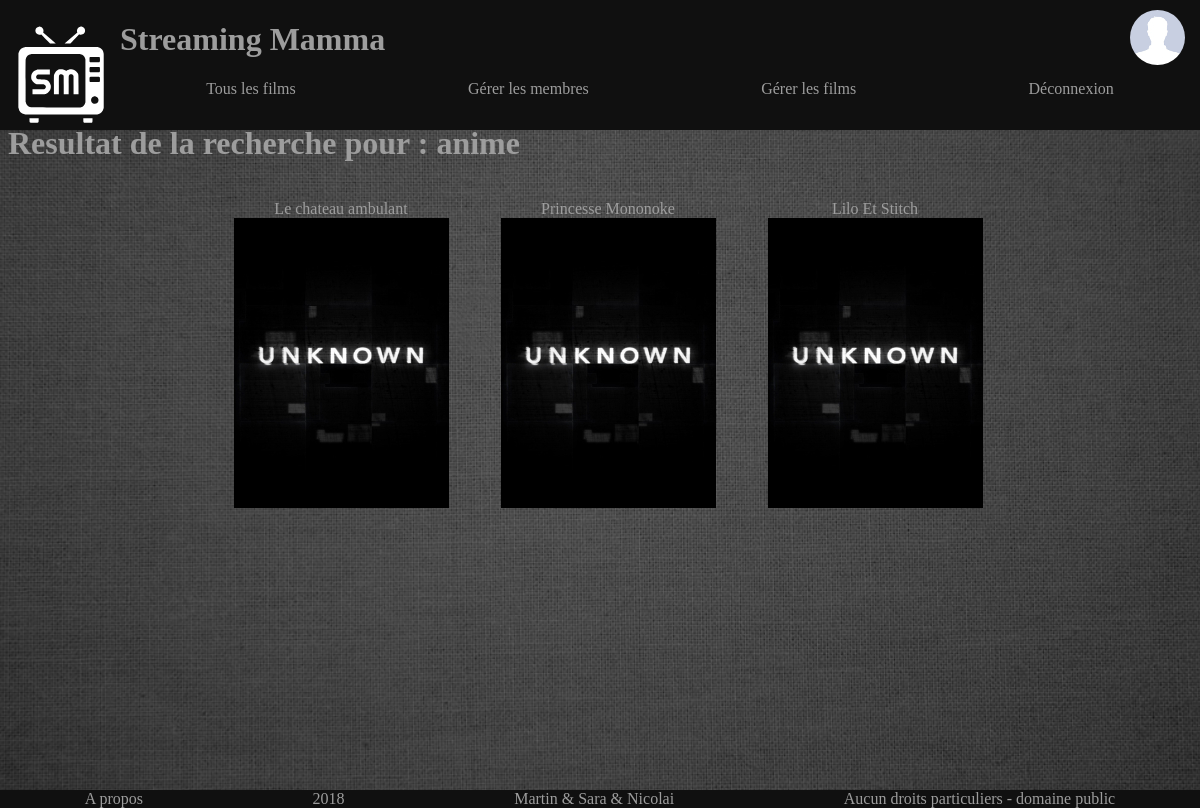
/pages/filmRecherche.php?tag=anime (signed in), run on an earlier commit of the app's database.
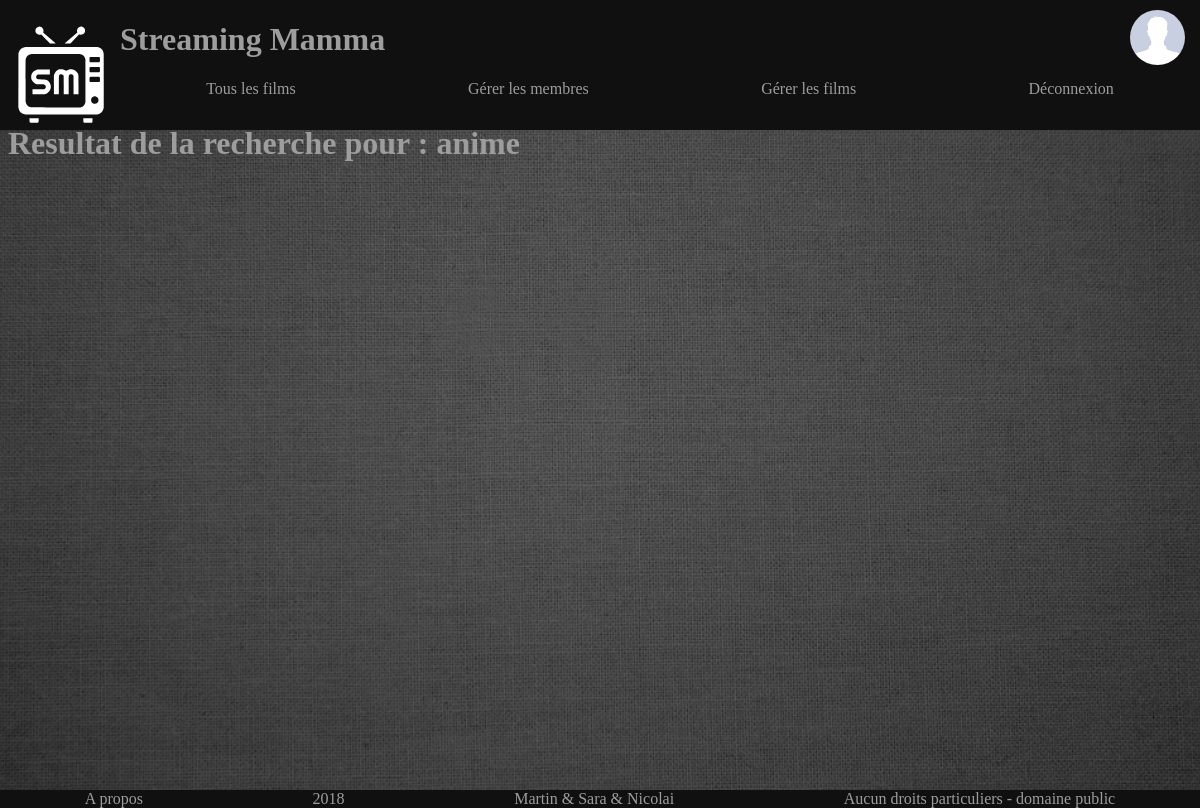
And on a later commit of the database.
### tables this page shows
CREATE TABLE `films` (
  `idfilm` int(6) NOT NULL,
  `chemin` varchar(125) NOT NULL,
  `affiche` varchar(75) DEFAULT NULL,
  `titre` varchar(75) NOT NULL,
  `realisateur` varchar(30) DEFAULT NULL,
  `anneesortie` varchar(4) DEFAULT NULL
);

### pages/filmRecherche.php (the view, shortened to what this page needs)
<?php
include("db_connect.php");
?>
<!doctype html>
<html>
	<head>
		<link rel="stylesheet" href="style/largeScreen/style.css" />
		<link rel="stylesheet" href="style/mobile/style.css" />
	</head>
	<body>
		<?php include('header.php'); ?>
		<main>
		<table id="tableauFilmsRecherche">
			<?php
			$tagCherche = "";
			$i=0;
			$GETTAG = $_GET['tag'];
			if($tagCherche == ""){
				$tagCherche = $GETTAG;
			}
			echo " <h1>Resultat de la recherche pour : ".$tagCherche."</h1>";
			$rqt = "SELECT films.idfilm,titre,anneesortie,realisateur,affiche
					FROM films JOIN occurenceTags on films.idfilm=occurenceTags.idFilm
					JOIN tags USING(idTag)
					WHERE nomTag=?";
			$requete = mysqli_prepare($link, $rqt) or die(mysqli_error($link));
			$requete->bind_param("s",$tagCherche);
			$requete->execute();
			$requete->bind_result($idFilm, $titre, $annesortie, $realisateur, $affiche);
				while ($requete->fetch()) {
						if($i%3 == 0)
							echo "<tr>";
						?>
						<td>
							<a href=<?php echo "lire_film.php?idfilm=".$idFilm; ?>>
								<?php echo $titre; ?><br />
								<?php if(is_file($affiche)){ ?>
									<img src="<?php echo $affiche; ?>">
								<?php
								}else{
									echo "<img src=\"../images/unknown_poster.jpg\">";
								}
								?>
							</a><br />
							<?php  ?><br />
							<?php  ?><br />
						</td>
						<?php
						if($i%3==2)
							echo "</tr>";
						$i++;
				}
				?>
		</table>
		</main>
	</body>
</html>

What changed in the data, as far as the page shows it:
removed films: titre "Le chateau ambulant"
removed films: titre "Princesse Mononoke"
removed films: titre "Lilo Et Stitch"
